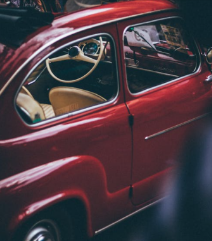
#> input picture image-processing/smoothing-sharpening/input.png, 212 x 241 px
$ python smoothing-and-sharpening.py
#> lines starting #> are read from the running program, lines starting #| are printed output that depends on the picture
import cv2
import numpy as np
import matplotlib.pyplot as plt

def main():

    image_path = 'input.png'
    original_image = cv2.imread(image_path)
#> original_image is the input picture: shape (241, 212, 3); mean B, G, R 66.8, 59.5, 75.2

    smoothed_image = cv2.GaussianBlur(original_image.copy(), (5, 5), 0)
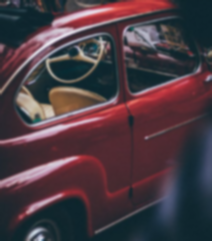
#> smoothed_image: shape (241, 212, 3); mean B, G, R 66.8, 59.5, 75.2

    kernel_sharpening = np.array([[-1, -1, -1], [-1, 9, -1], [-1, -1, -1]])
    sharpened_image = cv2.filter2D(original_image.copy(), -1, kernel_sharpening)
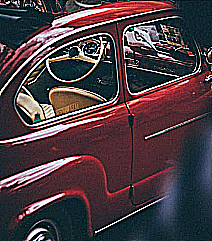
#> sharpened_image: shape (241, 212, 3); mean B, G, R 66.3, 60.5, 76.2

    original_rgb = cv2.cvtColor(original_image, cv2.COLOR_BGR2RGB)
    smoothed_rgb = cv2.cvtColor(smoothed_image, cv2.COLOR_BGR2RGB)
    sharpened_rgb = cv2.cvtColor(sharpened_image, cv2.COLOR_BGR2RGB)


    aspect_ratio = original_image.shape[1] / original_image.shape[0]
#> aspect_ratio = 0.88

    fig, axes = plt.subplots(1, 3, figsize=(15, 5))

    for ax in axes:
        ax.set_aspect(aspect_ratio)

    axes[0].imshow(original_rgb)
    axes[0].set_title('Original Image')
    axes[0].axis('on')
    axes[0].set_facecolor('black')

    axes[1].imshow(smoothed_rgb)
    axes[1].set_title('Smoothed Image')
    axes[1].axis('on')
    axes[1].set_facecolor('black')

    axes[2].imshow(sharpened_rgb)
    axes[2].set_title('Sharpened Image')
    axes[2].axis('on')
    axes[2].set_facecolor('black')

    plt.show()
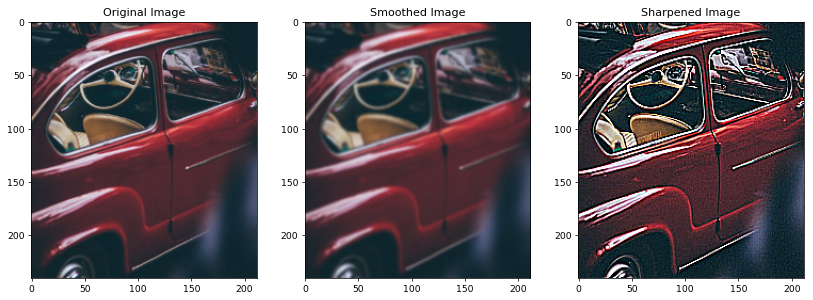
#> figure drawn by matplotlib, 3 panels

if __name__ == "__main__":
    main()
